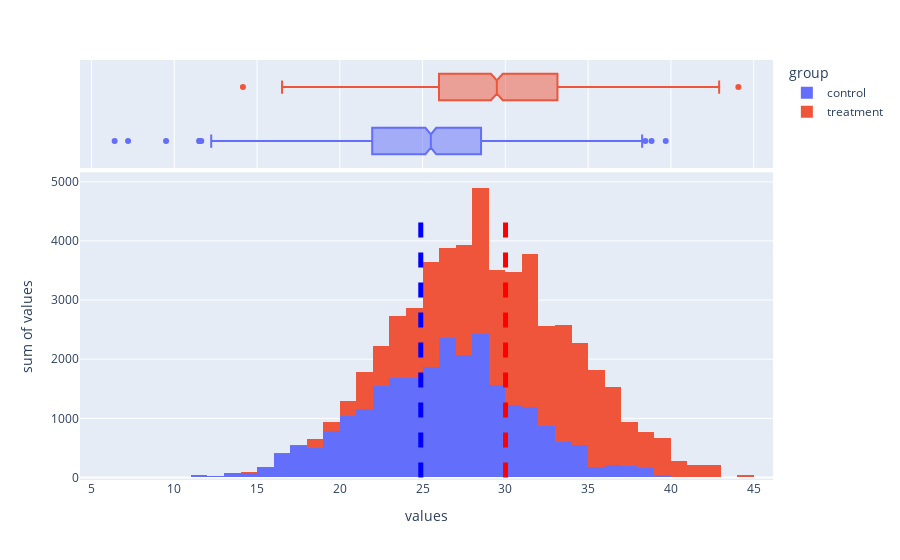

Notebook code for this chart:
### Code cell
fig = px.histogram(data, x="values", y="values", color="group",marginal="box",  hover_data=data.columns) # box or violin, rug

fig.add_shape(type="line",x0=24.89, x1=24.89, y0 =0, y1=4500 , xref='x', yref='y', line = dict(color = 'blue', dash = 'dash', width = 5))
fig.add_shape(type="line",x0=30.01, x1=30.01, y0 =0, y1=4500 , xref='x', yref='y', line = dict(color = 'red', dash = 'dash', width = 5))
fig.show()

### Figure 1 — Plotly figure (JSON) as saved in the notebook; plotly's stock layout.template omitted (floating-point values rounded to 4 significant figures; data arrays with more than 128 entries replaced by an {"elided": "..."} marker saying what was removed)
{"data": [{"alignmentgroup": "True", "bingroup": "x", "histfunc": "sum", "hovertemplate": "group=control<br>values=%{x}<br>sum of values=%{y}<extra></extra>", "legendgroup": "control", "marker": {"color": "#636efa", "pattern": {"shape": ""}}, "name": "control", "offsetgroup": "control", "orientation": "v", "showlegend": true, "type": "histogram", "x": {"elided": "1000 float values"}, "xaxis": "x", "y": {"elided": "1000 float values"}, "yaxis": "y"}, {"alignmentgroup": "True", "customdata": {"elided": "1000x1 str values"}, "hovertemplate": "group=%{customdata[0]}<br>values=%{x}<extra></extra>", "legendgroup": "control", "marker": {"color": "#636efa"}, "name": "control", "notched": true, "offsetgroup": "control", "showlegend": false, "type": "box", "x": {"elided": "1000 float values"}, "xaxis": "x2", "yaxis": "y2"}, {"alignmentgroup": "True", "bingroup": "x", "histfunc": "sum", "hovertemplate": "group=treatment<br>values=%{x}<br>sum of values=%{y}<extra></extra>", "legendgroup": "treatment", "marker": {"color": "#EF553B", "pattern": {"shape": ""}}, "name": "treatment", "offsetgroup": "treatment", "orientation": "v", "showlegend": true, "type": "histogram", "x": {"elided": "1000 float values"}, "xaxis": "x", "y": {"elided": "1000 float values"}, "yaxis": "y"}, {"alignmentgroup": "True", "customdata": {"elided": "1000x1 str values"}, "hovertemplate": "group=%{customdata[0]}<br>values=%{x}<extra></extra>", "legendgroup": "treatment", "marker": {"color": "#EF553B"}, "name": "treatment", "notched": true, "offsetgroup": "treatment", "showlegend": false, "type": "box", "x": {"elided": "1000 float values"}, "xaxis": "x2", "yaxis": "y2"}], "layout": {"barmode": "relative", "legend": {"title": {"text": "group"}, "tracegroupgap": 0}, "margin": {"t": 60}, "shapes": [{"line": {"color": "blue", "dash": "dash", "width": 5}, "type": "line", "x0": 24.89, "x1": 24.89, "xref": "x", "y0": 0, "y1": 4500, "yref": "y"}, {"line": {"color": "red", "dash": "dash", "width": 5}, "type": "line", "x0": 30.01, "x1": 30.01, "xref": "x", "y0": 0, "y1": 4500, "yref": "y"}], "xaxis": {"anchor": "y", "domain": [0, 1], "title": {"text": "values"}}, "xaxis2": {"anchor": "y2", "domain": [0, 1], "matches": "x", "showgrid": true, "showticklabels": false}, "yaxis": {"anchor": "x", "domain": [0, 0.7326], "title": {"text": "sum of values"}}, "yaxis2": {"anchor": "x2", "domain": [0.7426, 1], "matches": "y2", "showgrid": false, "showline": false, "showticklabels": false, "ticks": ""}}}
